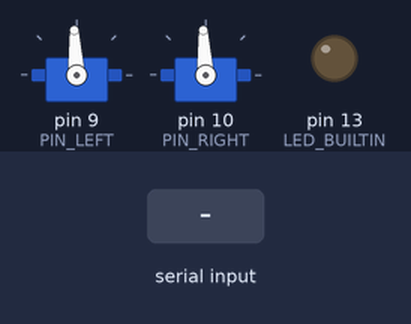
This sketch was run on a simulated Arduino Uno, built with avr-gcc and run on an emulated ATmega328P. On the bench: 2 × servo, output pins drawn as LEDs (lit = HIGH). Inputs (shaded band) come from the test bench.

Above: at 1.2 s.
1.3 s: "90,45\n" received over Serial
At 1.7 s:
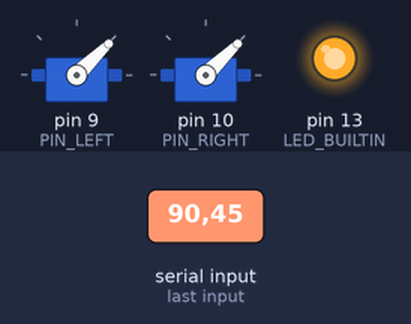
Timing chart, 0 to 4.3 s (numbered marks = the images above; inputs shaded):
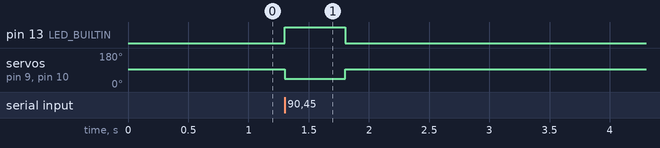

The sketch:

gesture_bot.ino
```cpp
/*
 * gesture_bot firmware -- differential-drive base driven by two
 * continuous-rotation servos (the "wheels").
 *
 * Serial protocol (115200 baud), one command per line:
 *     "<left_us>,<right_us>\n"      e.g.  "1650,1350"
 * where *_us is a servo pulse width in microseconds:
 *     1500 = stop, 2000 = full forward, 1000 = full reverse.
 * The host (gesture_bot/actuators.py : SerialServo) already converts the
 * (linear, angular) Twist command into these two wheel microseconds.
 *
 * Telemetry (Phase 4), OFF by default:
 *     "T1\n"  enable,  "T0\n"  disable
 * While enabled, every applied command is acknowledged with
 *     "A,<seq>,<left_us>,<right_us>,<millis>\n"
 * and each watchdog stop emits "W,<millis>\n" once, on the transition.
 *
 * seq counts commands the DEVICE accepted, so the host can detect drops; the
 * *_us values are post-clamp, which is how host-side clamping gets verified
 * against what the board actually applied. millis() is the device clock, so a
 * host round-trip measurement never has to trust its own scheduling.
 *
 * Telemetry is opt-in because a host that never reads would otherwise let the
 * ack stream fill the USB buffer and stall this loop. Silence stays the
 * default; nothing changes for run_local.py or the Wokwi walkthrough.
 *
 * Failsafe: if no valid command arrives for WATCHDOG_MS, both wheels stop.
 * This protects the robot if the USB cable is pulled or the host crashes.
 *
 * Wiring:  left servo signal -> D9,  right servo signal -> D10.
 *          Servo V+ to a 5V supply (use an external supply for real motors,
 *          not the Arduino's 5V pin), all grounds common with the Arduino.
 *          Onboard LED (D13) lights while commands are being received.
 */
#include <Servo.h>

const uint8_t PIN_LEFT  = 9;
const uint8_t PIN_RIGHT = 10;
const unsigned long WATCHDOG_MS = 500;
const int STOP_US = 1500;
const int MIN_US  = 1000;
const int MAX_US  = 2000;

Servo wheelLeft;
Servo wheelRight;
unsigned long lastCommandMs = 0;
bool telemetry = false;        // Phase 4 acks; see the protocol note above
bool stopped = true;           // watchdog state, so "W" fires on the edge only
unsigned long rxCount = 0;     // commands the device accepted

int clampUs(int v) {
  if (v < MIN_US) return MIN_US;
  if (v > MAX_US) return MAX_US;
  return v;
}

void stopWheels() {
  wheelLeft.writeMicroseconds(STOP_US);
  wheelRight.writeMicroseconds(STOP_US);
}

/*
 * Parse one pulse-width field, rejecting anything non-numeric.
 *
 * String::toInt() returns 0 for garbage, and 0 clamps to MIN_US -- so a line
 * corrupted in transit ("ab,cd", or a truncated frame) used to be applied as
 * FULL REVERSE on both wheels rather than being rejected. Pulse widths are
 * always positive here, so digits-only is the whole grammar.
 */
bool parseUs(const String &text, int &out) {
  if (text.length() == 0) return false;
  for (unsigned int i = 0; i < text.length(); i++) {
    if (!isDigit(text[i])) return false;
  }
  out = clampUs(text.toInt());
  return true;
}

void setup() {
  Serial.begin(115200);
  wheelLeft.attach(PIN_LEFT);
  wheelRight.attach(PIN_RIGHT);
  pinMode(LED_BUILTIN, OUTPUT);
  stopWheels();
}

void loop() {
  if (Serial.available()) {
    String line = Serial.readStringUntil('\n');
    line.trim();

    // Not an early return: falling through keeps the watchdog below running on
    // every iteration, whatever the host sent.
    if (line.length() >= 2 && line.charAt(0) == 'T') {   // telemetry on/off
      telemetry = (line.charAt(1) == '1');
    } else {
      int comma = line.indexOf(',');
      int leftUs, rightUs;
      if (comma > 0 &&
          parseUs(line.substring(0, comma), leftUs) &&
          parseUs(line.substring(comma + 1), rightUs)) {
        wheelLeft.writeMicroseconds(leftUs);
        wheelRight.writeMicroseconds(rightUs);
        lastCommandMs = millis();
        stopped = false;
        digitalWrite(LED_BUILTIN, HIGH);
        rxCount++;

        if (telemetry) {
          // Post-clamp values, so the host can see what was actually applied
          // rather than what it believes it asked for.
          Serial.print("A,");
          Serial.print(rxCount);
          Serial.print(',');
          Serial.print(leftUs);
          Serial.print(',');
          Serial.print(rightUs);
          Serial.print(',');
          Serial.println(lastCommandMs);
        }
      }
      // A malformed line is ignored entirely: no motion, no ack, and no
      // refreshed watchdog, so a host sending only garbage still gets stopped.
    }
  }

  // watchdog failsafe: no command recently -> stop
  if (millis() - lastCommandMs > WATCHDOG_MS) {
    if (!stopped) {                             // report the edge, not the state
      stopWheels();
      digitalWrite(LED_BUILTIN, LOW);
      stopped = true;
      if (telemetry) {
        Serial.print("W,");
        Serial.println(millis());
      }
    }
  }
}
```

Measured:
- after the input at 1.3 s, pin 13 (LED_BUILTIN): LOW → HIGH at once, → LOW 0.50 s later; servo on pin 9 (PIN_LEFT), servo on pin 10 (PIN_RIGHT): 93° → 44° at once, → 93° 0.50 s later
